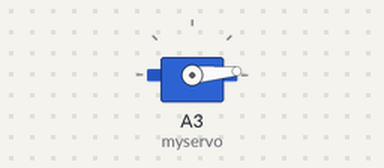
Bench run of a sketch on a simulated Arduino Uno, built with avr-gcc and run on an emulated ATmega328P. Shown: servo.

Above: at 0.05 s.
At 0.6 s:
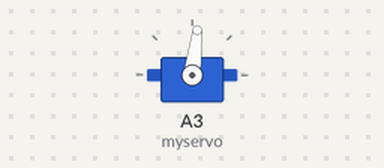
At 1.2 s:
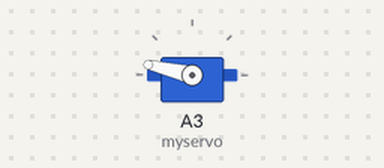
At 2.4 s:
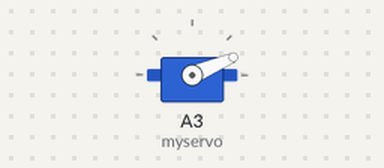
Timing chart, 0 to 5.9 s (numbered marks = the images above):
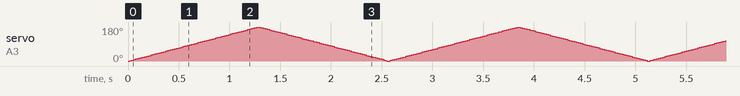

The sketch:

servo_proto.ino
```cpp
#include <Servo.h>

Servo myservo;  // create servo object to control a servo
// twelve servo objects can be created on most boards
char serialinput  = ' ';
int pos = 0;    // variable to store the servo position

void setup() {
 myservo.attach(A3);  // attaches the servo on pin 9 to the servo object
 Serial.begin(9600);
}

void loop() {

   if(Serial.available())
   {
      /*char serialinput = Serial.read();
      if (serialinput =='1')
      { servofunc(); }
      Serial.println(serialinput);
      */

   }
   servofunc();
}
void servofunc(){
  for (pos = 0; pos <= 180; pos += 1) { // goes from 0 degrees to 180 degrees
    // in steps of 1 degree
    myservo.write(pos);              // tell servo to go to position in variable 'pos'
    delay(7);                       // waits 15ms for the servo to reach the position
  }
  for (pos = 180; pos >= 0; pos -= 1) { // goes from 180 degrees to 0 degrees
    myservo.write(pos);              // tell servo to go to position in variable 'pos'
    delay(7);                       // waits 15ms for the servo to reach the position
  }
}
```
